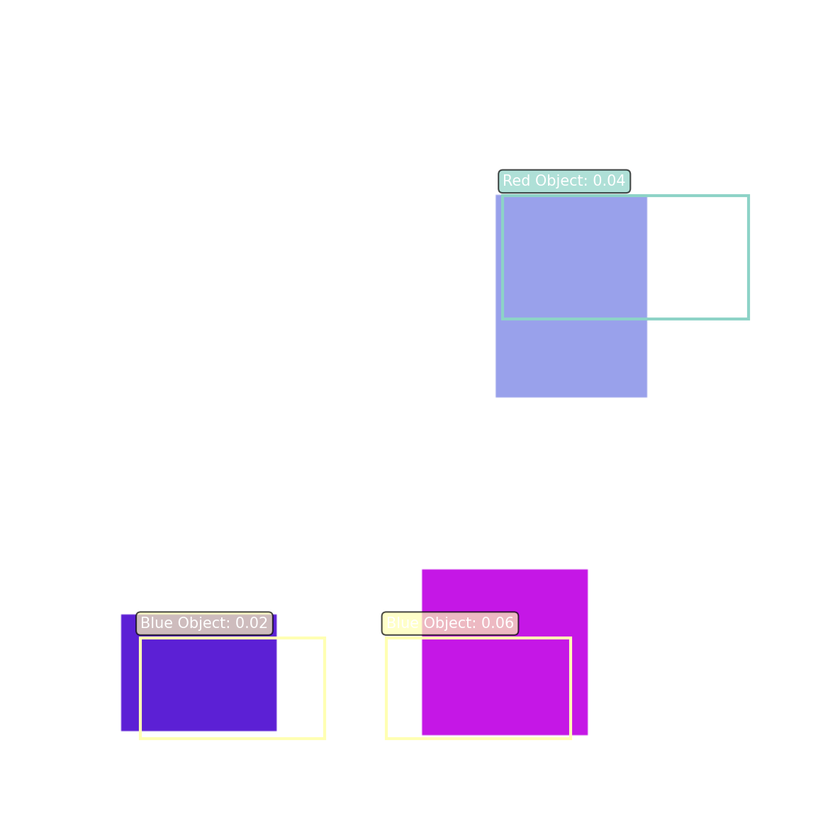
#> input picture session06/lecCode/RCNN/rcnn_detection.png, 840 x 840 px, shrunk from 1185 x 1185 before the run
$ python 05B_canny_comparison.py --image ../../session06/lecCode/RCNN/rcnn_detection.png   (older library calls are emulated)
#> lines starting #> are read from the running program, lines starting #| are printed output that depends on the picture; after the words box and inside, x2 and y2 are one past the last pixel; in counts of white or black regions, pixels touching at a corner belong together
#!/usr/bin/env python3
"""
Canny Edge Detection Demo:
- Manual pipeline (Gaussian -> Sobel -> NMS -> Double Threshold -> Hysteresis)
- OpenCV Canny (L2gradient=True)
- XOR disagreement heatmap, simple metrics (TP/FP/FN/IoU)
- Optional parameter sweep

Usage:
  python canny_compare.py --image path/to/img.jpg --sigma 1.4 --lowf 0.10 --highf 0.25 --save
  python canny_compare.py --image path/to/img.jpg --sweep --save

Dependencies: opencv-python, numpy, pillow (only for robust saving on some systems)
"""

import argparse
from pathlib import Path
from collections import deque

import cv2
import numpy as np
from PIL import Image

# -------------------------------
# Utilities
# -------------------------------


def imread_gray(path: Path) -> np.ndarray:
    img = cv2.imread(str(path), cv2.IMREAD_GRAYSCALE)
    if img is None:
        raise FileNotFoundError(str(path))
    return img


# [8 lines left out: function save_image, not called in this run]


# -------------------------------
# Manual Canny pieces
# -------------------------------


def sobel_gradients(blur: np.ndarray):
    """Sobel x/y gradients, magnitude, and angle in degrees [0,180)."""
    Ix = cv2.Sobel(blur, cv2.CV_32F, 1, 0, ksize=3)
    Iy = cv2.Sobel(blur, cv2.CV_32F, 0, 1, ksize=3)
    mag = np.hypot(Ix, Iy)
    ang = (np.degrees(np.arctan2(Iy, Ix)) + 180.0) % 180.0  # [0,180)
    return mag, ang


def angle_sector(ang_deg: np.ndarray) -> np.ndarray:
    """
    Quantize gradient angle into 4 sectors (0,45,90,135).
    sector = round(ang/45) mod 4
    """
    return ((ang_deg + 22.5) // 45).astype(np.uint8) % 4


def nonmax_suppression(mag: np.ndarray, ang_deg: np.ndarray) -> np.ndarray:
    """
    Thin edges by keeping only local maxima along gradient direction.
    Returns float magnitudes with non-maxima set to 0.
    """
    H, W = mag.shape
    sec = angle_sector(ang_deg)

    # Pad with -inf so comparisons at borders work
    M = np.pad(mag, 1, mode="constant", constant_values=-np.inf)

    out = np.zeros_like(mag, dtype=np.float32)

    # Neighbour slices (shifted views into padded M)
    def sl(y, x):  # convenience
        return M[1 + y : H + 1 + y, 1 + x : W + 1 + x]

    # For each sector, pick the two neighbours along the gradient direction
    # sec 0: compare left/right (E-W)
    m0a, m0b = sl(0, -1), sl(0, +1)
    # sec 1: compare NE/SW
    m1a, m1b = sl(-1, +1), sl(+1, -1)
    # sec 2: compare up/down (N-S)
    m2a, m2b = sl(-1, 0), sl(+1, 0)
    # sec 3: compare NW/SE
    m3a, m3b = sl(-1, -1), sl(+1, +1)

    keep0 = (sec == 0) & (mag >= m0a) & (mag >= m0b)
    keep1 = (sec == 1) & (mag >= m1a) & (mag >= m1b)
    keep2 = (sec == 2) & (mag >= m2a) & (mag >= m2b)
    keep3 = (sec == 3) & (mag >= m3a) & (mag >= m3b)

    out[keep0 | keep1 | keep2 | keep3] = mag[keep0 | keep1 | keep2 | keep3]
    return out


def double_threshold_and_hysteresis(
    M: np.ndarray, low: float, high: float
) -> np.ndarray:
    """
    M: thinned magnitudes (float)
    low, high: thresholds in absolute magnitude units
    Returns uint8 edge map in {0,255}.
    """
    strong = M >= high
    weak = (M >= low) & ~strong

    H, W = M.shape
    edges = np.zeros((H, W), dtype=np.uint8)
    visited = np.zeros((H, W), dtype=bool)

    # Seed stack with strong pixels
    ys, xs = np.where(strong)
    stack = deque(zip(ys, xs))
    edges[ys, xs] = 255
    visited[ys, xs] = True

    # 8-connected flood from strong through weak
    nbr8 = [(-1, -1), (-1, 0), (-1, 1), (0, -1), (0, 1), (1, -1), (1, 0), (1, 1)]
    while stack:
        y, x = stack.pop()
        for dy, dx in nbr8:
            yy, xx = y + dy, x + dx
            if 0 <= yy < H and 0 <= xx < W and not visited[yy, xx]:
                if weak[yy, xx]:
                    edges[yy, xx] = 255
                    stack.append((yy, xx))
                visited[yy, xx] = True

    return edges


def canny_manual(gray_u8: np.ndarray, sigma: float, low_f: float, high_f: float):
    """
    Manual Canny using fraction-of-max thresholds.
    Returns (E, blur, mag, M_thin) where E is uint8 {0,255}.
    """
    blur = cv2.GaussianBlur(gray_u8, ksize=(0, 0), sigmaX=sigma, sigmaY=sigma)
    mag, ang = sobel_gradients(blur)
    M_thin = nonmax_suppression(mag, ang)
    Tl = low_f * (M_thin.max() if M_thin.size else 0.0)
    Th = high_f * (M_thin.max() if M_thin.size else 0.0)
    E = double_threshold_and_hysteresis(M_thin, Tl, Th)
    return E, blur, mag, M_thin


# -------------------------------
# Comparison utilities
# -------------------------------


def cv2_canny(gray_u8: np.ndarray, sigma: float, low_f: float, high_f: float):
    """OpenCV Canny run on the same blurred image, thresholds mapped to 0..255 scale."""
    blur = cv2.GaussianBlur(gray_u8, ksize=(0, 0), sigmaX=sigma, sigmaY=sigma)
    t1 = int(round(low_f * 255))
    t2 = int(round(high_f * 255))
    E = cv2.Canny(blur, t1, t2, L2gradient=True)
    return E, blur


def disagreement_overlay(gray_u8: np.ndarray, E_manual: np.ndarray, E_cv: np.ndarray):
    """Create color overlay of XOR disagreements on top of the grayscale image."""
    xor = cv2.bitwise_xor(E_manual, E_cv)  # 0/255
    heat = cv2.applyColorMap(xor, cv2.COLORMAP_JET)
    base = cv2.cvtColor(gray_u8, cv2.COLOR_GRAY2BGR)
    overlay = cv2.addWeighted(base, 0.6, heat, 0.8, 0)
    return overlay, xor


def edge_metrics(E_manual: np.ndarray, E_cv: np.ndarray):
    tp = np.logical_and(E_manual == 255, E_cv == 255).sum()
    fp = np.logical_and(E_manual == 255, E_cv == 0).sum()
    fn = np.logical_and(E_manual == 0, E_cv == 255).sum()
    iou = tp / max(tp + fp + fn, 1)
    return tp, fp, fn, iou


def side_by_side(Em, Ecv, overlay):
    """Build a comparison panel."""
    if Em.ndim == 2:
        Em = cv2.cvtColor(Em, cv2.COLOR_GRAY2BGR)
    if Ecv.ndim == 2:
        Ecv = cv2.cvtColor(Ecv, cv2.COLOR_GRAY2BGR)
    return np.hstack([Em, Ecv, overlay])


# -------------------------------
# Main routines
# -------------------------------


def single_run(
    image_path: Path,
    sigma: float,
    lowf: float,
    highf: float,
    save: bool,
    outdir: Path | None,
):
    I = imread_gray(image_path)

    Em, blur_m, _, _ = canny_manual(I, sigma, lowf, highf)
    Ecv, blur_c = cv2_canny(I, sigma, lowf, highf)
    overlay, xor = disagreement_overlay(I, Em, Ecv)
    tp, fp, fn, iou = edge_metrics(Em, Ecv)

    print(
        f"[single] sigma={sigma:.2f} lowf={lowf:.2f} highf={highf:.2f} "
        f"TP={tp} FP={fp} FN={fn} IoU={iou:.3f} "
        f"#E(man)={int(Em.sum()/255)} #E(cv2)={int(Ecv.sum()/255)}"
    )

    panel = side_by_side(Em, Ecv, overlay)

    if save:
        outdir = outdir or (image_path.parent / "canny_outputs")
        outdir.mkdir(parents=True, exist_ok=True)
        stem = image_path.stem
        save_image(outdir / f"{stem}_manual.png", Em)
        save_image(outdir / f"{stem}_cv2.png", Ecv)
        save_image(outdir / f"{stem}_xor_overlay.png", panel)
        print(f"[saved] {outdir.resolve()}/{stem}_*.png")


# [36 lines left out: function sweep, not called in this run]


# -------------------------------
# CLI
# -------------------------------


def parse_args():
    p = argparse.ArgumentParser(description="Manual Canny vs OpenCV Canny comparison")
    p.add_argument("--image", type=Path, required=True)
    p.add_argument("--sigma", type=float, default=1.4, help="Gaussian sigma")
    p.add_argument(
        "--lowf",
        type=float,
        default=0.10,
        help="low threshold fraction of max gradient",
    )
    p.add_argument(
        "--highf",
        type=float,
        default=0.25,
        help="high threshold fraction of max gradient",
    )
    p.add_argument("--sweep", action="store_true", help="run preset parameter sweep")
    p.add_argument("--save", action="store_true", help="save outputs (PNG/CSV)")
    p.add_argument("--outdir", type=Path, default=None, help="custom output directory")
    args = p.parse_args()
    return args


def main():
    args = parse_args()
    if args.sweep:
        sweep(args.image, args.save, args.outdir)
    else:
        single_run(
            args.image, args.sigma, args.lowf, args.highf, args.save, args.outdir
        )
#> in sobel_gradients, `Iy = cv2.Sobel(blur, cv2.CV_32F, 0, 1, ksize=3)`:
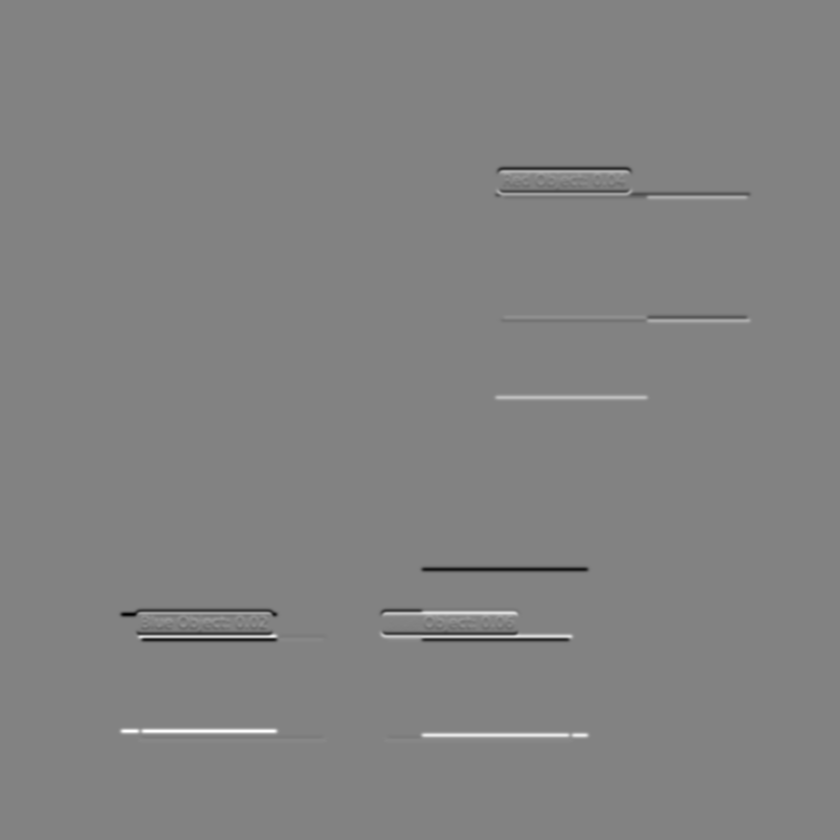
#> Iy: shape (840, 840) float32; min -376, max 360, mean 0; drawn with min black and max white
#> in nonmax_suppression, `keep0 = (sec == 0) & (mag >= m0a) & (mag >= m0b)`:
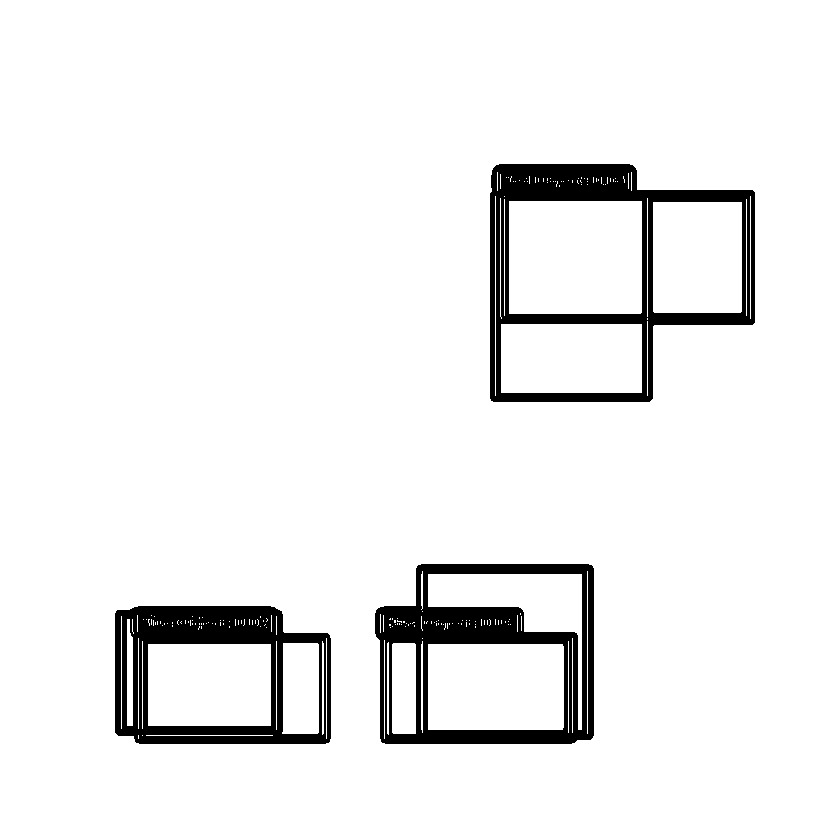
#> keep0: shape (840, 840) bool; 93.7% white; 3 black regions, box (x1, y1, x2, y2) and area: (490, 164, 755, 402) 16355, (375, 564, 594, 744) 15107, (115, 606, 331, 744) 13232
#> in nonmax_suppression, `keep1 = (sec == 1) & (mag >= m1a) & (mag >= m1b)`: keep1: shape (840, 840) bool; 0.05% white in thin lines or dots, all inside (x1, y1, x2, y2) = (117, 165, 754, 743)
#> in nonmax_suppression, `keep2 = (sec == 2) & (mag >= m2a) & (mag >= m2b)`: keep2: shape (840, 840) bool; 0.64% white in thin lines or dots, all inside (x1, y1, x2, y2) = (123, 168, 749, 741)
#> in nonmax_suppression, `keep3 = (sec == 3) & (mag >= m3a) & (mag >= m3b)`:
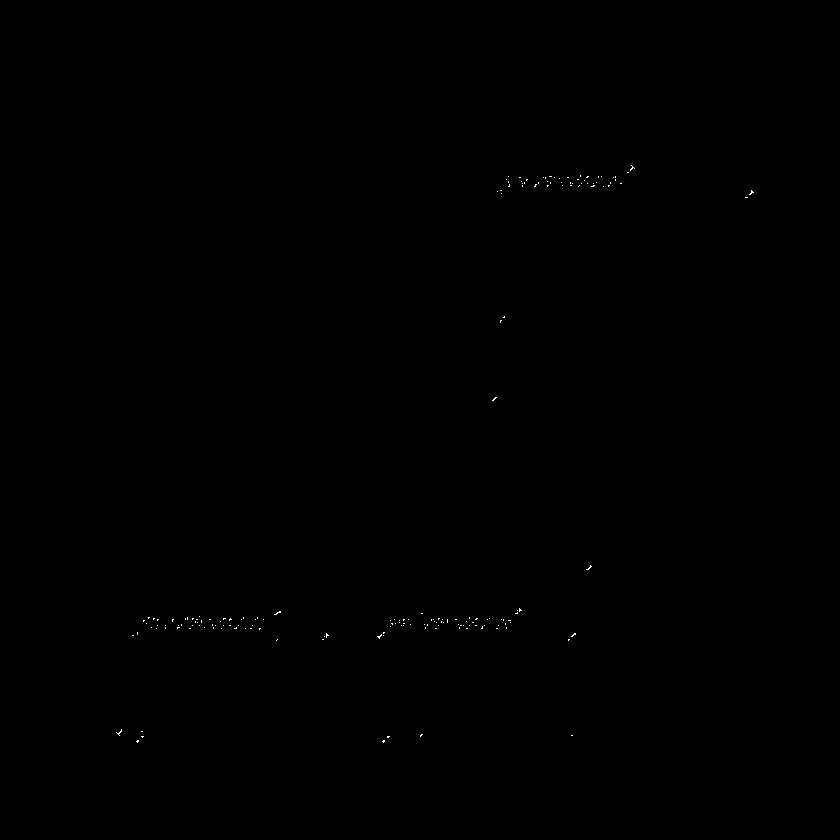
#> keep3: shape (840, 840) bool; 0.06% white in thin lines or dots, all inside (x1, y1, x2, y2) = (116, 165, 754, 743)
#> in canny_manual, `Tl = low_f * (M_thin.max() if M_thin.size else 0.0)`: Tl = 38
#> in canny_manual, `Th = high_f * (M_thin.max() if M_thin.size else 0.0)`: Th = 95
#> in double_threshold_and_hysteresis, `strong = M >= high`: strong: shape (840, 840) bool; 0.67% white in thin lines or dots, all inside (x1, y1, x2, y2) = (120, 168, 751, 737)
#> in double_threshold_and_hysteresis, `weak = (M >= low) & ~strong`:
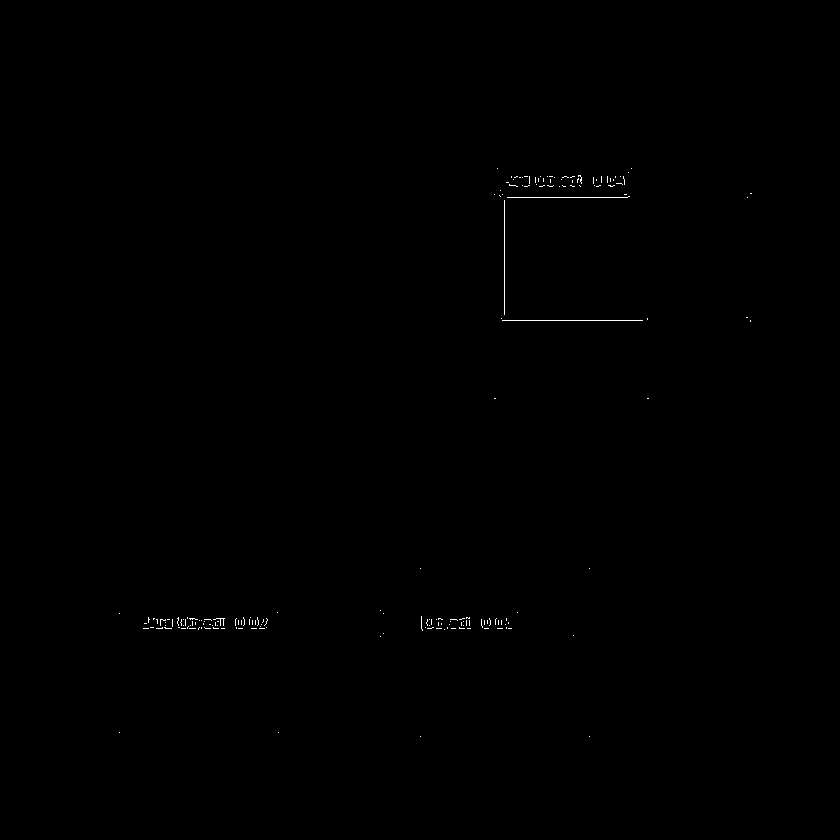
#> weak: shape (840, 840) bool; 0.15% white in thin lines or dots, all inside (x1, y1, x2, y2) = (119, 168, 752, 737)
#> in double_threshold_and_hysteresis, `ys, xs = np.where(strong)`: ys = 4740 values from 168 to 736; xs = 4740 values, max 750 at index 697, min 120 at index 2267, mean 458.4
#> the loop in double_threshold_and_hysteresis, `while stack:` made 4776 passes
#> (y, x) on passes 1 to 3: (736, 588), (736, 589), (735, 588)
#> after the loop in double_threshold_and_hysteresis, `while stack:`: visited: shape (840, 840) bool; 2% white; 3 white regions, box (x1, y1, x2, y2) and area: (493, 167, 753, 400) 5517, (379, 567, 591, 738) 4828, (118, 609, 280, 734) 3948
#> in cv2_canny, `E = cv2.Canny(blur, t1, t2, L2gradient=True)`: E: shape (840, 840); 0.8% white in thin lines or dots, all inside (x1, y1, x2, y2) = (121, 168, 751, 736)
#> in disagreement_overlay, `heat = cv2.applyColorMap(xor, cv2.COLORMAP_JET)`:
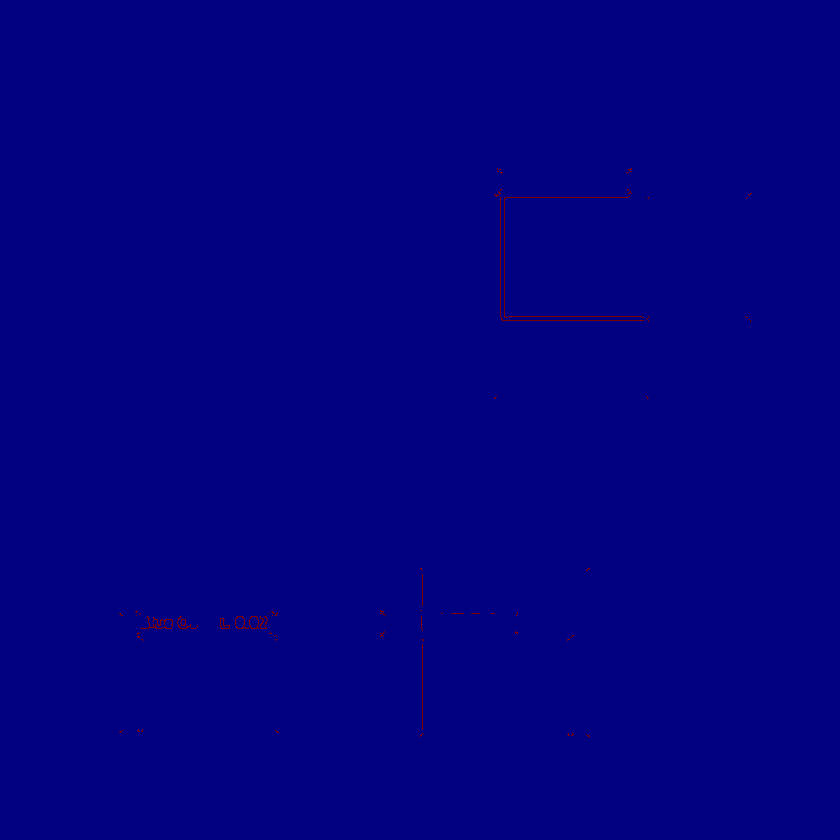
#> heat: shape (840, 840, 3); mean B, G, R 127.8, 0, 0.2
#> in disagreement_overlay, `overlay = cv2.addWeighted(base, 0.6, heat, 0.8, 0)`:
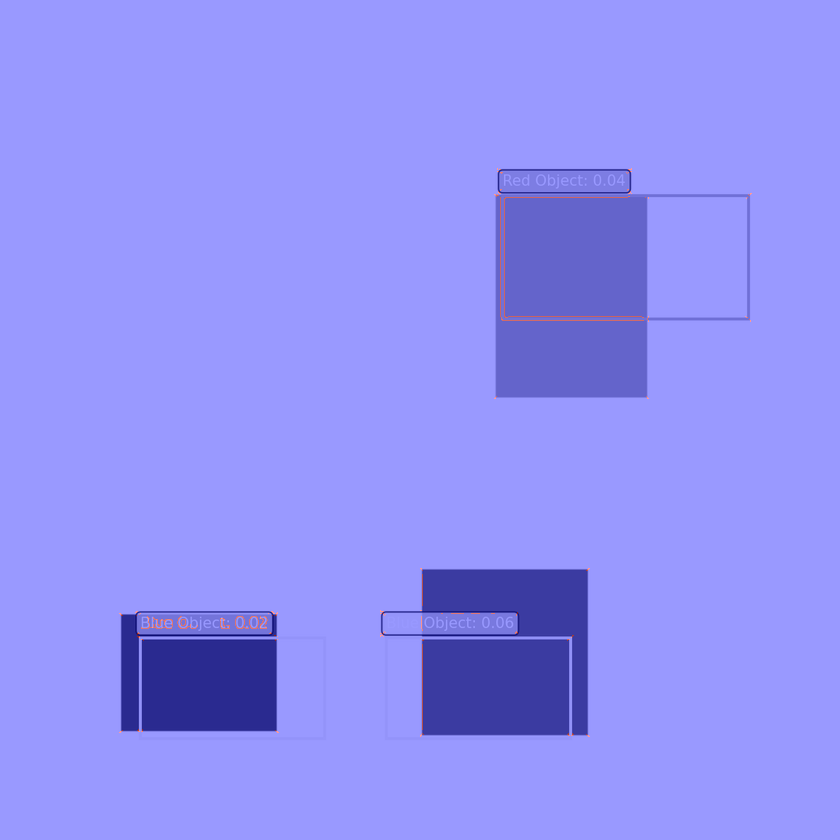
#> overlay: shape (840, 840, 3); mean B, G, R 246.4, 144.5, 144.7
#> in edge_metrics, `tp = np.logical_and(E_manual == 255, E_cv == 255).sum()`: tp = 4535
#> in edge_metrics, `fp = np.logical_and(E_manual == 255, E_cv == 0).sum()`: fp = 241
#> in edge_metrics, `fn = np.logical_and(E_manual == 0, E_cv == 255).sum()`: fn = 1125
#> in edge_metrics, `iou = tp / max(tp + fp + fn, 1)`: iou = 0.769
#> in single_run, `tp, fp, fn, iou = edge_metrics(Em, Ecv)`: tp = 4535; fp = 241; fn = 1125; iou = 0.769
#| [single] sigma=1.40 lowf=0.10 highf=0.25 TP=4535 FP=241 FN=1125 IoU=0.769 #E(man)=4776 #E(cv2)=5660
#> in side_by_side, `return np.hstack([Em, Ecv, overlay])`:
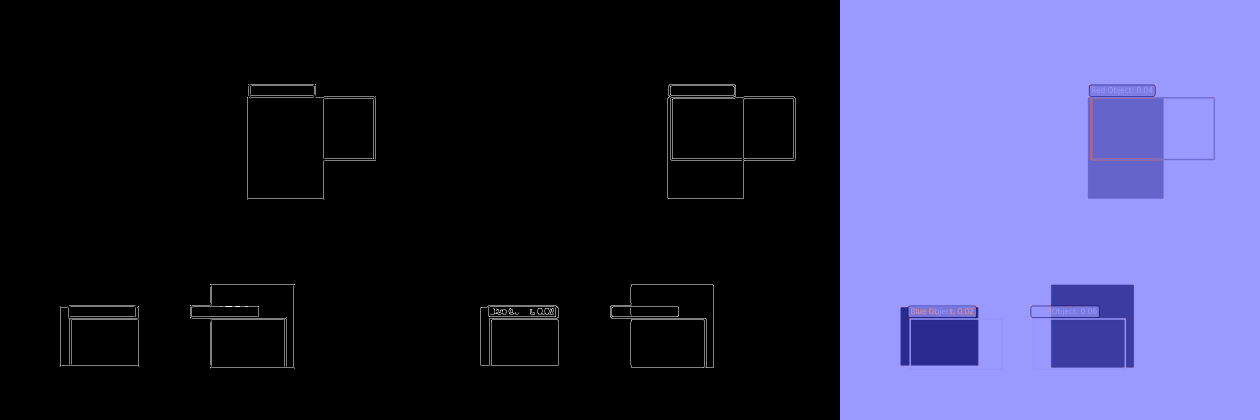
#> returned value: shape (840, 2520, 3) (shown at 1/2 size); mean of channels 0, 1, 2 83.4, 49.4, 49.5; drawn as B, G, R


if __name__ == "__main__":
    main()
